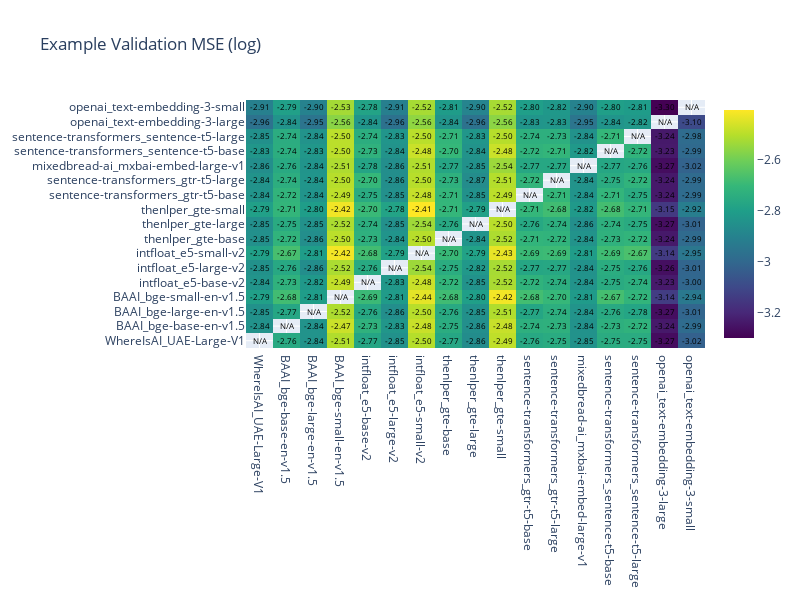

Source (notebook cell):
### Code cell
labels = sorted(meta["model2idx"], key=lambda k: meta["model2idx"][k])
matrix = example_validation_mse
heatmap(
    matrix,
    log=True,
    title="Example Validation MSE (log)",
    labels=labels,
)

### Figure 1 — Plotly figure (JSON) as saved in the notebook; plotly's stock layout.template omitted (floating-point values rounded to 4 significant figures; data arrays with more than 128 entries replaced by an {"elided": "..."} marker saying what was removed)
{"data": [{"colorscale": [[0, "#440154"], [0.1111, "#482878"], [0.2222, "#3e4989"], [0.3333, "#31688e"], [0.4444, "#26828e"], [0.5556, "#1f9e89"], [0.6667, "#35b779"], [0.7778, "#6ece58"], [0.8889, "#b5de2b"], [1, "#fde725"]], "reversescale": false, "showscale": true, "text": {"elided": "17x17 str values"}, "textfont": {"color": "black"}, "texttemplate": "%{text}", "type": "heatmap", "x": ["WhereIsAI_UAE-Large-V1", "BAAI_bge-base-en-v1.5", "BAAI_bge-large-en-v1.5", "BAAI_bge-small-en-v1.5", "intfloat_e5-base-v2", "intfloat_e5-large-v2", "intfloat_e5-small-v2", "thenlper_gte-base", "thenlper_gte-large", "thenlper_gte-small", "sentence-transformers_gtr-t5-base", "sentence-transformers_gtr-t5-large", "mixedbread-ai_mxbai-embed-large-v1", "sentence-transformers_sentence-t5-base", "sentence-transformers_sentence-t5-large", "openai_text-embedding-3-large", "openai_text-embedding-3-small"], "y": ["WhereIsAI_UAE-Large-V1", "BAAI_bge-base-en-v1.5", "BAAI_bge-large-en-v1.5", "BAAI_bge-small-en-v1.5", "intfloat_e5-base-v2", "intfloat_e5-large-v2", "intfloat_e5-small-v2", "thenlper_gte-base", "thenlper_gte-large", "thenlper_gte-small", "sentence-transformers_gtr-t5-base", "sentence-transformers_gtr-t5-large", "mixedbread-ai_mxbai-embed-large-v1", "sentence-transformers_sentence-t5-base", "sentence-transformers_sentence-t5-large", "openai_text-embedding-3-large", "openai_text-embedding-3-small"], "z": {"elided": "17x17 float values"}}], "layout": {"dragmode": false, "height": 600, "modebar": {"remove": ["zoomIn2d", "zoomOut2d", "autoScale2d", "resetScale2d", "hoverClosestCartesian", "hoverCompareCartesian", "toggleSpikelines"]}, "title": {"text": "Example Validation MSE (log)"}, "width": 800, "xaxis": {"fixedrange": true, "nticks": 17}, "yaxis": {"fixedrange": true, "nticks": 17}}}
